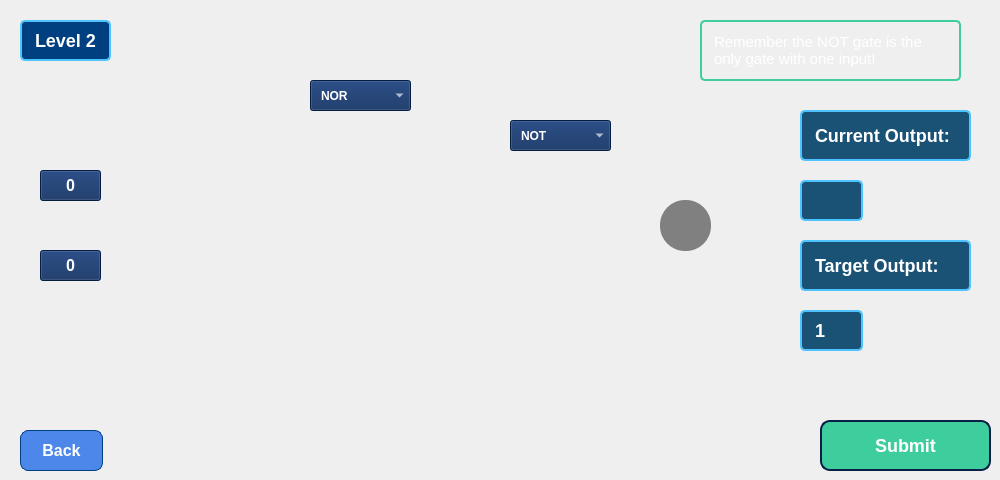
      <widget class="QWidget" name="level2Page">
       <widget class="QPushButton" name="level2BackButton">
        <property name="geometry">
         <rect>
          <x>20</x>
          <y>430</y>
          <width>83</width>
          <height>41</height>
         </rect>
        </property>
        <property name="styleSheet">
         <string notr="true">QPushButton{
    background-color: rgb(77, 135, 234); /* Darker Blue for Back Button */
    font-size: 16px;
    font-weight: bold 12 pt;
    color: #FFFFFF; /* White Text */
    border: 1px solid #004080; /* Subtle border */
    border-radius: 8px;
    padding: 8px 16px;
}

QPushButton:hover {
    background-color: #4DC3FF; /* Light Blue Hover for Back Button */
    color: #002966; /* Dark Blue Text */
}

</string>
        </property>
        <property name="text">
         <string>Back</string>
        </property>
       </widget>
       <widget class="QPushButton" name="inputA2">
        <property name="geometry">
         <rect>
          <x>40</x>
          <y>170</y>
          <width>61</width>
          <height>31</height>
         </rect>
        </property>
        <property name="styleSheet">
         <string notr="true">QPushButton{
background-color: rgb(9, 40, 93);
color: white;
font: bold 12pt
}


</string>
        </property>
        <property name="text">
         <string>0</string>
        </property>
       </widget>
       <widget class="QPushButton" name="inputB2">
        <property name="geometry">
         <rect>
          <x>40</x>
          <y>250</y>
          <width>61</width>
          <height>31</height>
         </rect>
        </property>
        <property name="styleSheet">
         <string notr="true">QPushButton{
background-color: rgb(9, 40, 93);
color: white;
font: bold 12pt
}


</string>
        </property>
        <property name="text">
         <string>0</string>
        </property>
       </widget>
       <widget class="QComboBox" name="Gate3">
        <property name="geometry">
         <rect>
          <x>310</x>
          <y>80</y>
          <width>101</width>
          <height>31</height>
         </rect>
        </property>
        <property name="styleSheet">
         <string notr="true">QComboBox {
background-color: rgb(9, 40, 93);
color: white;
font: bold 9pt;
padding: 5px 10px;
}
</string>
        </property>
        <item>
         <property name="text">
          <string>NOR</string>
         </property>
         <property name="icon">
          <iconset resource="Resources.qrc">
           <normaloff>:/images/nor.png</normaloff>:/images/nor.png</iconset>
         </property>
        </item>
        <item>
         <property name="text">
          <string>AND</string>
         </property>
         <property name="icon">
          <iconset resource="Resources.qrc">
           <normaloff>:/images/and.png</normaloff>:/images/and.png</iconset>
         </property>
        </item>
        <item>
         <property name="text">
          <string>NOT</string>
         </property>
         <property name="icon">
          <iconset resource="Resources.qrc">
           <normaloff>:/images/not.png</normaloff>:/images/not.png</iconset>
         </property>
        </item>
        <item>
         <property name="text">
          <string>XOR</string>
         </property>
         <property name="icon">
          <iconset resource="Resources.qrc">
           <normaloff>:/images/xor.png</normaloff>:/images/xor.png</iconset>
         </property>
        </item>
       </widget>
       <widget class="QComboBox" name="Gate4">
        <property name="geometry">
         <rect>
          <x>510</x>
          <y>120</y>
          <width>101</width>
          <height>31</height>
         </rect>
        </property>
        <property name="styleSheet">
         <string notr="true">QComboBox {
background-color: rgb(9, 40, 93);
color: white;
font: bold 9pt;
padding: 5px 10px;
}
</string>
        </property>
        <item>
         <property name="text">
          <string>NOT</string>
         </property>
         <property name="icon">
          <iconset resource="Resources.qrc">
           <normaloff>:/images/not.png</normaloff>:/images/not.png</iconset>
         </property>
        </item>
        <item>
         <property name="text">
          <string>AND</string>
         </property>
         <property name="icon">
          <iconset resource="Resources.qrc">
           <normaloff>:/images/and.png</normaloff>:/images/and.png</iconset>
         </property>
        </item>
       </widget>
       <widget class="QLabel" name="Circuit2">
        <property name="geometry">
         <rect>
          <x>110</x>
          <y>100</y>
          <width>621</width>
          <height>261</height>
         </rect>
        </property>
        <property name="text">
         <string/>
        </property>
        <property name="pixmap">
         <pixmap resource="Resources.qrc">:/images/level2.png</pixmap>
        </property>
        <property name="scaledContents">
         <bool>true</bool>
        </property>
       </widget>
       <widget class="QLabel" name="Gate3Image">
        <property name="geometry">
         <rect>
          <x>290</x>
          <y>130</y>
          <width>141</width>
          <height>191</height>
         </rect>
        </property>
        <property name="styleSheet">
         <string notr="true">QLabel{
background-color: transparent; color: transparent;
}</string>
        </property>
        <property name="text">
         <string/>
        </property>
        <property name="pixmap">
         <pixmap resource="Resources.qrc">:/images/nor.png</pixmap>
        </property>
        <property name="scaledContents">
         <bool>true</bool>
        </property>
       </widget>
       <widget class="QLabel" name="Gate4Image">
        <property name="geometry">
         <rect>
          <x>510</x>
          <y>170</y>
          <width>111</width>
          <height>111</height>
         </rect>
        </property>
        <property name="styleSheet">
         <string notr="true">QLabel{
background-color: transparent; color: transparent;
}</string>
        </property>
        <property name="text">
         <string/>
        </property>
        <property name="pixmap">
         <pixmap resource="Resources.qrc">:/images/not.png</pixmap>
        </property>
        <property name="scaledContents">
         <bool>true</bool>
        </property>
       </widget>
       <widget class="QLabel" name="CurrentDisplay2">
        <property name="geometry">
         <rect>
          <x>800</x>
          <y>110</y>
          <width>171</width>
          <height>51</height>
         </rect>
        </property>
        <property name="styleSheet">
         <string notr="true">/* QLabel for Current Output and Target Output */
QLabel {
    font-size: 18px;
    font-weight: bold;
    color: #FFFFFF; /* White text */
    background-color: #1A5276; /* Dark blue background */
    border: 2px solid #4DC3FF; /* Light blue border */
    padding: 8px; /* Padding for readability */
    border-radius: 5px; /* Rounded corners */
    text-align: center; /* Centered text */
}
</string>
        </property>
        <property name="text">
         <string>Current Output:</string>
        </property>
       </widget>
       <widget class="QLabel" name="CurrentOutput2">
        <property name="geometry">
         <rect>
          <x>800</x>
          <y>180</y>
          <width>63</width>
          <height>41</height>
         </rect>
        </property>
        <property name="styleSheet">
         <string notr="true">/* QLabel for Current Output and Target Output */
QLabel {
    font-size: 18px;
    font-weight: bold;
    color: #FFFFFF; /* White text */
    background-color: #1A5276; /* Dark blue background */
    border: 2px solid #4DC3FF; /* Light blue border */
    padding: 8px; /* Padding for readability */
    border-radius: 5px; /* Rounded corners */
    text-align: center; /* Centered text */
}
</string>
        </property>
        <property name="text">
         <string/>
        </property>
       </widget>
       <widget class="QLabel" name="TargetOutput2">
        <property name="geometry">
         <rect>
          <x>800</x>
          <y>310</y>
          <width>63</width>
          <height>41</height>
         </rect>
        </property>
        <property name="styleSheet">
         <string notr="true">/* QLabel for Current Output and Target Output */
QLabel {
    font-size: 18px;
    font-weight: bold;
    color: #FFFFFF; /* White text */
    background-color: #1A5276; /* Dark blue background */
    border: 2px solid #4DC3FF; /* Light blue border */
    padding: 8px; /* Padding for readability */
    border-radius: 5px; /* Rounded corners */
    text-align: center; /* Centered text */
}

</string>
        </property>
        <property name="text">
         <string>1</string>
        </property>
       </widget>
       <widget class="QLabel" name="TargetDisplay2">
        <property name="geometry">
         <rect>
          <x>800</x>
          <y>240</y>
          <width>171</width>
          <height>51</height>
         </rect>
        </property>
        <property name="styleSheet">
         <string notr="true">/* QLabel for Current Output and Target Output */
QLabel {
    font-size: 18px;
    font-weight: bold;
    color: #FFFFFF; /* White text */
    background-color: #1A5276; /* Dark blue background */
    border: 2px solid #4DC3FF; /* Light blue border */
    padding: 8px; /* Padding for readability */
    border-radius: 5px; /* Rounded corners */
    text-align: center; /* Centered text */
}
</string>
        </property>
        <property name="text">
         <string>Target Output:</string>
        </property>
       </widget>
       <widget class="QLabel" name="level2FeedbackLabel">
        <property name="geometry">
         <rect>
          <x>340</x>
          <y>420</y>
          <width>251</width>
          <height>41</height>
         </rect>
        </property>
        <property name="text">
         <string/>
        </property>
       </widget>
       <widget class="QPushButton" name="submitLevel2Button">
        <property name="geometry">
         <rect>
          <x>820</x>
          <y>420</y>
          <width>171</width>
          <height>51</height>
         </rect>
        </property>
        <property name="styleSheet">
         <string notr="true">QPushButton {
    background-color: rgb(62, 206, 158);/* Medium blue background */
    color: #FFFFFF; /* White text */
    font-size: 18px;
    font-weight: bold;
    border: 2px solid rgb(7, 30, 70);/* Darker blue border */
    border-radius: 10px; /* Rounded corners */
    padding: 10px 20px;
}

QPushButton:hover {
    color: #002966; /* Dark blue text */
}


QPushButton:pressed {
    background-color: rgb(7, 30, 70); /* Dark blue background */
    border: 2px solid #4DC3FF; /* Light blue border */
}
</string>
        </property>
        <property name="text">
         <string>Submit</string>
        </property>
       </widget>
       <widget class="QLabel" name="label_13">
        <property name="geometry">
         <rect>
          <x>20</x>
          <y>20</y>
          <width>91</width>
          <height>41</height>
         </rect>
        </property>
        <property name="styleSheet">
         <string notr="true">QLabel {
    font-size: 18px;
    font-weight: bold;
    color: #FFFFFF; /* White text */
    background-color: #004080; /* Blue background for text box */
    border: 2px solid #4DC3FF; /* Light blue border */
    padding: 8px; /* Padding for better readability */
    border-radius: 5px; /* Rounded corners */
}</string>
        </property>
        <property name="text">
         <string>Level 2</string>
        </property>
        <property name="wordWrap">
         <bool>true</bool>
        </property>
       </widget>
       <widget class="QLabel" name="label_19">
        <property name="geometry">
         <rect>
          <x>700</x>
          <y>20</y>
          <width>261</width>
          <height>61</height>
         </rect>
        </property>
        <property name="styleSheet">
         <string notr="true">QLabel {
    font-size: 15px;
    font-weight: normal;
    color: #FFFFFF; /* White text */
    border: 2px solid rgb(62, 206, 158); /* Light blue border */
    padding: 8px; /* Padding for better readability */
    border-radius: 5px; /* Rounded corners */
}</string>
        </property>
        <property name="text">
         <string>Remember the NOT gate is the only gate with one input!</string>
        </property>
        <property name="wordWrap">
         <bool>true</bool>
        </property>
       </widget>
       <widget class="QLabel" name="outputCircle2">
        <property name="geometry">
         <rect>
          <x>660</x>
          <y>200</y>
          <width>51</width>
          <height>51</height>
         </rect>
        </property>
        <property name="styleSheet">
         <string notr="true">background-color: rgb(128, 128, 128); border-radius: 25px;</string>
        </property>
        <property name="text">
         <string/>
        </property>
       </widget>
       <zorder>level2BackButton</zorder>
       <zorder>inputA2</zorder>
       <zorder>inputB2</zorder>
       <zorder>Circuit2</zorder>
       <zorder>Gate3Image</zorder>
       <zorder>Gate4Image</zorder>
       <zorder>CurrentDisplay2</zorder>
       <zorder>CurrentOutput2</zorder>
       <zorder>TargetOutput2</zorder>
       <zorder>TargetDisplay2</zorder>
       <zorder>level2FeedbackLabel</zorder>
       <zorder>submitLevel2Button</zorder>
       <zorder>label_13</zorder>
       <zorder>Gate4</zorder>
       <zorder>Gate3</zorder>
       <zorder>label_19</zorder>
       <zorder>outputCircle2</zorder>
      </widget>
